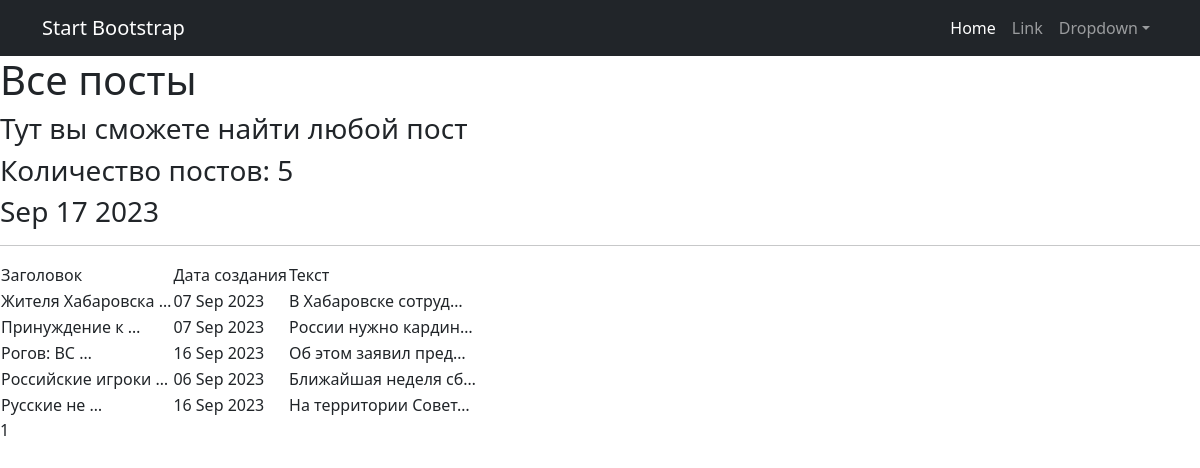
Page /post/ on the committed database.
### NewsPortals/models.py (models this page shows, shortened)
class Post(models.Model):
    article = 'A'
    news = 'N'
    author = models.ForeignKey(Author, on_delete=models.CASCADE)
    type = models.CharField(max_length=1, default=news)
    in_post = models.DateTimeField(auto_now_add=True)
    category = models.ManyToManyField(Category, through='PostCategory')
    heading = models.CharField(max_length=25)
    text = models.TextField()
    rating = models.IntegerField(default=0)

### NewsPortals/views.py (the view)
# urls.py: path('', PostList.as_view()),
class PostList(ListView):
    model = Post
    ordering = 'heading'
    template_name = 'post.html'
    context_object_name = 'post'
    paginate_by = 10  # вот так мы можем указать количество записей на странице
    def get_queryset(self):
        queryset = super().get_queryset()
        self.filterset = PostFilter(self.request.GET, queryset)
        return self.filterset.qs
    def get_context_data(self, **kwargs):
        context = super().get_context_data(**kwargs)
        context['filterset'] = self.filterset
        return context

### NewsPortals/templatetags/custom_tags.py (called while the page is built)
@register.simple_tag()
def current_time(format_string='%b %d %Y'):
   return datetime.utcnow().strftime(format_string)

### NewsPortal/templates/post.html (shortened to what this page needs)
{% extends 'flatpages/default.html' %}
{% load custom_filters %}
{% load custom_tags %}
{% block content %}
   <h1>Все посты</h1>
   <h3>Тут вы сможете найти любой пост</h3>
    <h3>
        Количество постов: {{ post | length }}
    </h3>
   <h3>{% current_time '%b %d %Y' %}</h3>
   <hr>
   {% if post %}
       <table>
           <tr>
               <td>Заголовок </td>
               <td>  Дата создания </td>
               <td>  Текст  </td>
           </tr>
           {% for posts in post %}
           <tr>
               <td>{{ posts.heading | truncatewords:2}}</td>
               <td>{{ posts.in_post | date:'d M Y' }}</td>
               <td> {{ posts.text | truncatechars:20 }}</td>
           </tr>
           {% endfor %}
       </table>
   {% else %}
       <h2>Постов нет!</h2>
    {% endif %}
   {{ page_obj.number }}
{% endblock content %}

### NewsPortal/templates/flatpages/default.html (shortened to what this page needs)
<!DOCTYPE html>
<html lang="en">
    <head>
        {% load static %}
        <link href="{% static 'css/styles.css' %}" rel="stylesheet" />
    </head>
    <body>
        <nav class="navbar navbar-expand-lg navbar-dark bg-dark">
            <div class="container">
                <a class="navbar-brand" href="#">Start Bootstrap</a>
                <div class="collapse navbar-collapse" id="navbarSupportedContent">
                    <ul class="navbar-nav ms-auto mb-2 mb-lg-0">
                        <li class="nav-item"><a class="nav-link active" aria-current="page" href="#">Home</a></li>
                        <li class="nav-item"><a class="nav-link" href="#">Link</a></li>
                        <li class="nav-item dropdown">
                            <a class="nav-link dropdown-toggle" id="navbarDropdown" href="#" role="button" data-bs-toggle="dropdown" aria-expanded="false">Dropdown</a>
                        </li>
                    </ul>
                </div>
            </div>
        </nav>
        {% block content %}
        {% endblock content %}
    </body>
</html>

### rows in the picture
Post: heading "Жителя Хабаровска …", in_post "07 Sep 2023", text "В Хабаровске сотруд…"
Post: heading "Принуждение к …", in_post "07 Sep 2023", text "России нужно кардин…"
Post: heading "Рогов: ВС …", in_post "16 Sep 2023", text "Об этом заявил пред…"
Post: heading "Российские игроки …", in_post "06 Sep 2023", text "Ближайшая неделя сб…"
Post: heading "Русские не …", in_post "16 Sep 2023", text "На территории Совет…"

### other values in the picture
{{ post | length }} "5"
{{ page_obj.number }} "1"
